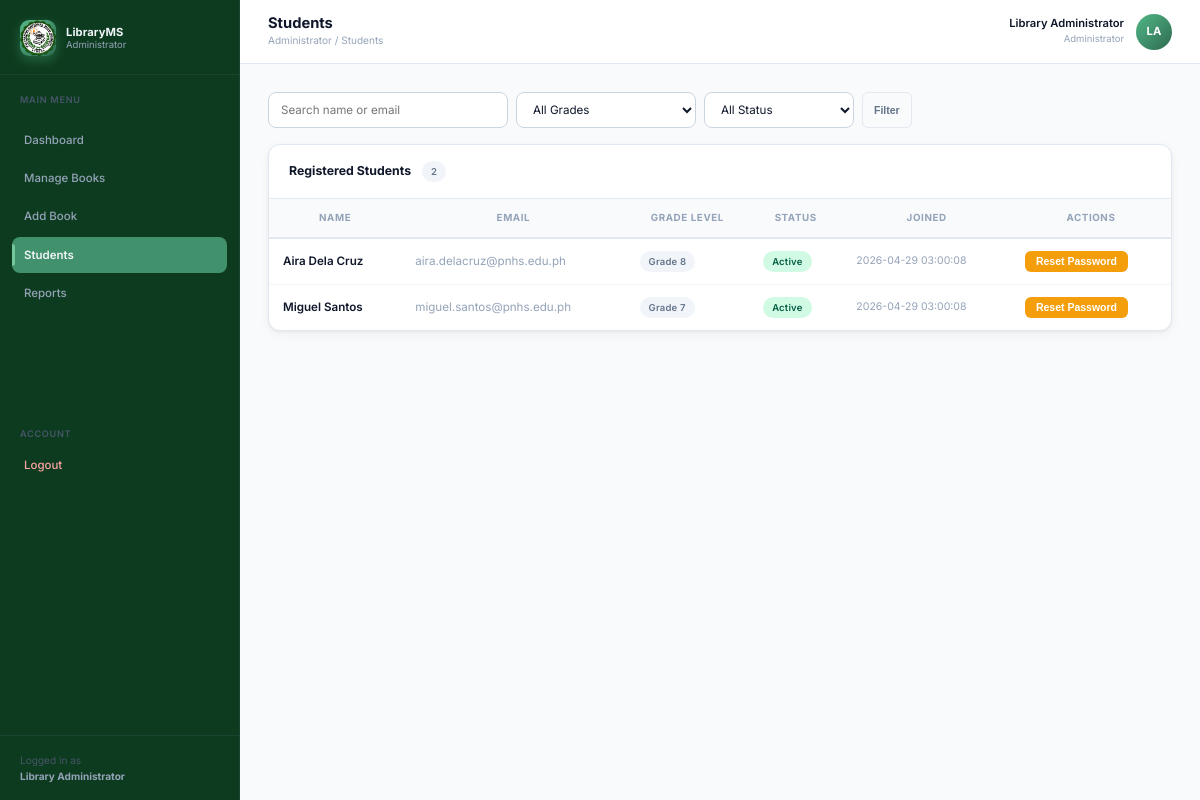
Page /admin/manage-users.php (signed in) on the committed database.
### tables this page shows
CREATE TABLE IF NOT EXISTS users (
    id INT AUTO_INCREMENT PRIMARY KEY,
    fullname VARCHAR(150) NOT NULL,
    email VARCHAR(150) NOT NULL UNIQUE,
    lrn VARCHAR(50) DEFAULT NULL,
    password VARCHAR(255) NOT NULL,
    grade_level VARCHAR(20) DEFAULT NULL,
    role ENUM('superadmin', 'admin', 'student') NOT NULL DEFAULT 'student',
    is_active TINYINT(1) NOT NULL DEFAULT 1,
    created_at TIMESTAMP DEFAULT CURRENT_TIMESTAMP,
    CONSTRAINT chk_users_lrn_12_digits CHECK (lrn IS NULL OR (CHAR_LENGTH(lrn) = 12 AND lrn REGEXP '^[0-9]{12}$'))
);

### config/config.php (called while the page is built, shortened)
<?php
function e(string $value): string
{
    return htmlspecialchars($value, ENT_QUOTES, 'UTF-8');
}

### admin/manage-users.php (the view, shortened to what this page needs)
<?php
require_once __DIR__ . '/../config/auth.php';
require_once __DIR__ . '/../config/admin_layout.php';
$search = trim((string) ($_GET['search'] ?? ''));
$sql = "SELECT id, fullname, email, grade_level, created_at, is_active FROM users WHERE role = 'student'";
$params = [];
$sql .= " ORDER BY created_at DESC";
$stmt = $pdo->prepare($sql);
$stmt->execute($params);
$students = $stmt->fetchAll();
?>
<form method="GET" style="margin-bottom:16px;">
    <div class="d-flex gap-2" style="flex-wrap:wrap;">
        <input class="form-control" style="max-width:240px;" name="search"
               placeholder="Search name or email"
               value="<?php echo e($search); ?>">
        <select class="form-select" style="max-width:180px;" name="grade_level">
            <option value="">All Grades</option>
        </select>
        <select class="form-select" style="max-width:150px;" name="status">
            <option value="">All Status</option>
        </select>
        <button class="btn btn-ghost btn-sm" type="submit">Filter</button>
    </div>
</form>
<div class="data-card">
    <div class="data-card-header">
        <div class="data-card-title">
            Registered Students
            <span class="badge badge-muted" style="margin-left:8px;"><?php echo count($students); ?></span>
        </div>
    </div>
    <div class="table-responsive">
        <table class="admin-table">
            <thead>
                <tr>
                    <th>Name</th>
                    <th>Email</th>
                    <th>Grade Level</th>
                    <th>Status</th>
                    <th>Joined</th>
                    <th>Actions</th>
                </tr>
            </thead>
            <tbody>
            <?php if (empty($students)): ?>
                <tr><td colspan="6">
                    <div class="empty-state">
                        <div class="empty-state-title">No students yet</div>
                        <div class="empty-state-desc">Students will appear here once they register.</div>
                    </div>
                </td></tr>
            <?php else: ?>
                <?php foreach ($students as $student): ?>
                <tr>
                    <td class="fw-600"><?php echo e($student['fullname']); ?></td>
                    <td class="text-muted"><?php echo e($student['email']); ?></td>
                    <td>
                        <?php if (!empty($student['grade_level'])): ?>
                        <span class="badge badge-muted"><?php echo e($student['grade_level']); ?></span>
                        <?php else: ?>
                        <span class="text-muted">—</span>
                        <?php endif; ?>
                    </td>
                    <td>
                        <?php if ((int) $student['is_active'] === 1): ?>
                        <span class="badge badge-success">Active</span>
                        <?php else: ?>
                        <span class="badge badge-muted">Inactive</span>
                        <?php endif; ?>
                    </td>
                    <td class="text-muted text-sm"><?php echo e($student['created_at']); ?></td>
                    <td>
                        <form method="POST" class="d-inline-flex" onsubmit="return confirm('Reset password for <?php echo addslashes($student['fullname']); ?>?');">
                            <button type="submit" class="btn btn-warning btn-sm" style="color: #fff;">Reset Password</button>
                        </form>
                    </td>
                </tr>
                <?php endforeach; ?>
            <?php endif; ?>
            </tbody>
        </table>
    </div>
</div>

### assets/css/admin.css (style rules this page uses)
*, *::before, *::after { box-sizing: border-box; margin: 0; padding: 0; }
:root { --brand-50: #edf5e1; --brand-100: #d8f3dc; --brand-200: #b7e4c7; --brand-400: #74c69d; --brand-500: #52b788; --brand-600: #40916c; --brand-700: #2d6a4f; --brand-800: #1b4332; --brand-900: #0d3b1f; --sidebar-bg: #0d3b1f; --sidebar-border: #1b4332; --sidebar-hover: #2d6a4f; --sidebar-active: #40916c; --sidebar-text: #94a3b8; --sidebar-text-act: #f1f5f9; --sidebar-icon: #64748b; --sidebar-width: 240px; --page-bg: #f8fafc; --topbar-bg: #ffffff; --topbar-h: 64px; --card-bg: #ffffff; --card-border: #e2e8f0; --card-radius: 12px; --card-shadow: 0 1px 3px rgba(0,0,0,.06), 0 4px 12px rgba(0,0,0,.04); --card-shadow-hover: 0 4px 16px rgba(0,0,0,.1); --text-primary: #0f172a; --text-secondary: #64748b; --text-muted: #94a3b8; --success: #10b981; --success-bg: #d1fae5; --warning: #f59e0b; --warning-bg: #fef3c7; --danger: #ef4444; --danger-bg: #fee2e2; --info: #06b6d4; --info-bg: #cffafe; --input-border: #cbd5e1; --input-focus: #52b788; --input-radius: 8px; }
html { font-size: 14px; }
body { font-family: 'Inter', system-ui, -apple-system, sans-serif; background: var(--page-bg); color: var(--text-primary); line-height: 1.6; min-height: 100vh; }
.data-card { background: var(--card-bg); border: 1px solid var(--card-border); border-radius: var(--card-radius); box-shadow: var(--card-shadow); overflow: hidden; }
.data-card-header { display: flex; align-items: center; justify-content: space-between; padding: 16px 20px; border-bottom: 1px solid var(--card-border); gap: 12px; flex-wrap: wrap; }
.data-card-title { font-size: .88rem; font-weight: 700; color: var(--text-primary); }
.admin-table { width: 100%; border-collapse: collapse; font-size: .83rem; }
.admin-table thead tr { background: #f8fafc; border-bottom: 2px solid var(--card-border); }
.admin-table thead th { padding: 11px 14px; font-size: .7rem; font-weight: 700; text-transform: uppercase; letter-spacing: .06em; color: var(--text-muted); white-space: nowrap; }
.admin-table tbody tr { border-bottom: 1px solid #f1f5f9; transition: background .12s; }
.admin-table tbody tr:last-child { border-bottom: none; }
.admin-table td { padding: 12px 14px; vertical-align: middle; color: var(--text-primary); }
.admin-table td.text-muted { color: var(--text-muted); }
.table-responsive { overflow-x: auto; -webkit-overflow-scrolling: touch; }
.badge { display: inline-flex; align-items: center; gap: 4px; font-size: .68rem; font-weight: 600; padding: 3px 9px; border-radius: 20px; letter-spacing: .02em; }
.badge-success { background: var(--success-bg); color: #065f46; }
.badge-muted { background: #f1f5f9; color: #64748b; }
.btn { display: inline-flex; align-items: center; gap: 6px; padding: 8px 16px; border-radius: 8px; font-size: .8rem; font-weight: 600; border: none; cursor: pointer; transition: all .15s ease; text-decoration: none; line-height: 1; }
.btn-warning { background: var(--warning); color: #fff; }
.btn-ghost { background: transparent; color: var(--text-secondary); border: 1px solid var(--card-border); }
.btn-sm { padding: 5px 11px; font-size: .75rem; border-radius: 6px; }
.form-control, .form-select { width: 100%; padding: 9px 12px; border: 1px solid var(--input-border); border-radius: var(--input-radius); font-size: .83rem; color: var(--text-primary); background: #fff; transition: border-color .15s, box-shadow .15s; font-family: inherit; outline: none; }
.d-flex { display: flex; }
.d-inline-flex { display: inline-flex; }
.gap-2 { gap: 8px; }
.text-sm { font-size: .75rem; }
.text-muted { color: var(--text-muted) !important; }
.fw-600 { font-weight: 600; }

### rows in the picture
users: fullname "Aira Dela Cruz", email "aira.delacruz@pnhs.edu.ph", grade_level "Grade 8", is_active "Active", created_at "2026-04-29 03:00:08"
users: fullname "Miguel Santos", email "miguel.santos@pnhs.edu.ph", grade_level "Grade 7", is_active "Active", created_at "2026-04-29 03:00:08"

### other values in the picture
$sidebarRole "Administrator"
$link['label'] "Dashboard"
$link['label'] "Manage Books"
$link['label'] "Add Book"
$link['label'] "Students"
$link['label'] "Reports"
$currentUser "Library Administrator"
$pageTitle "Students"
$breadcrumb "Administrator / Students"
$initials "LA"
count($students) "2"
